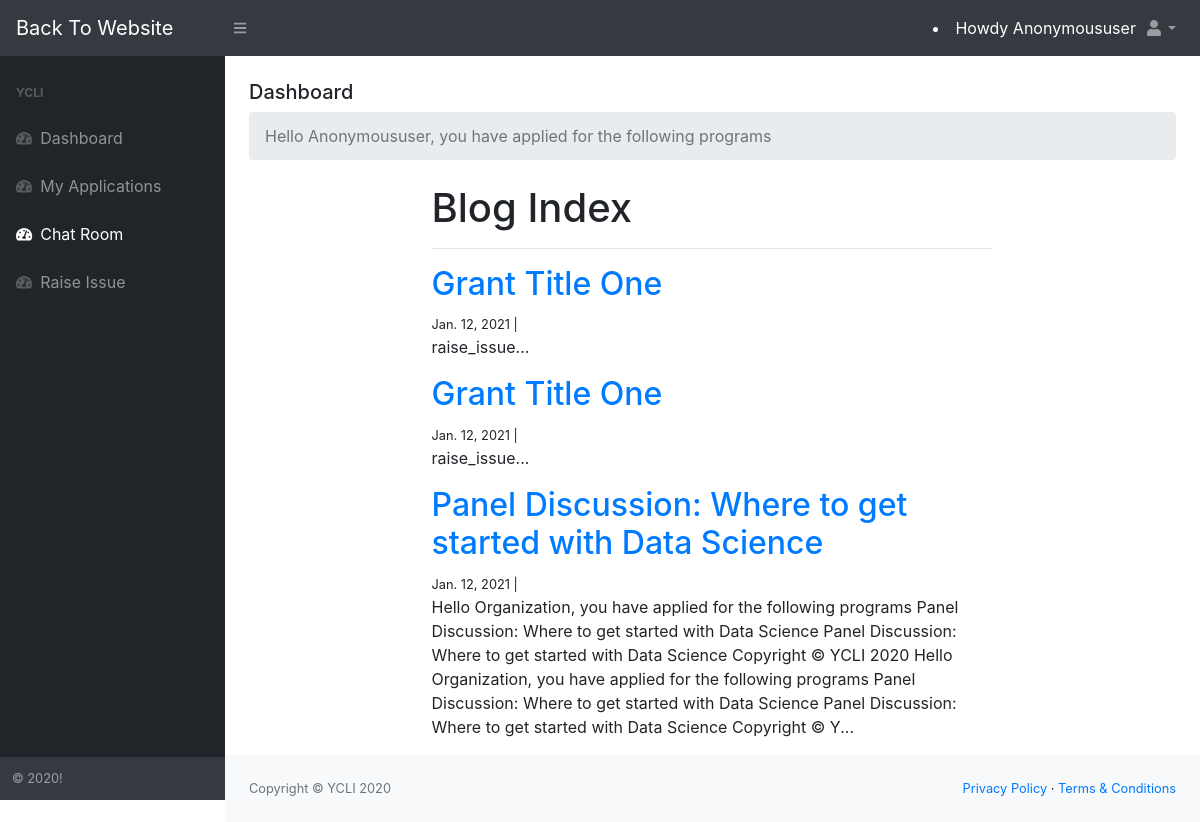
Before: /dashboard/chatroom/chatroom/ with the older database file.
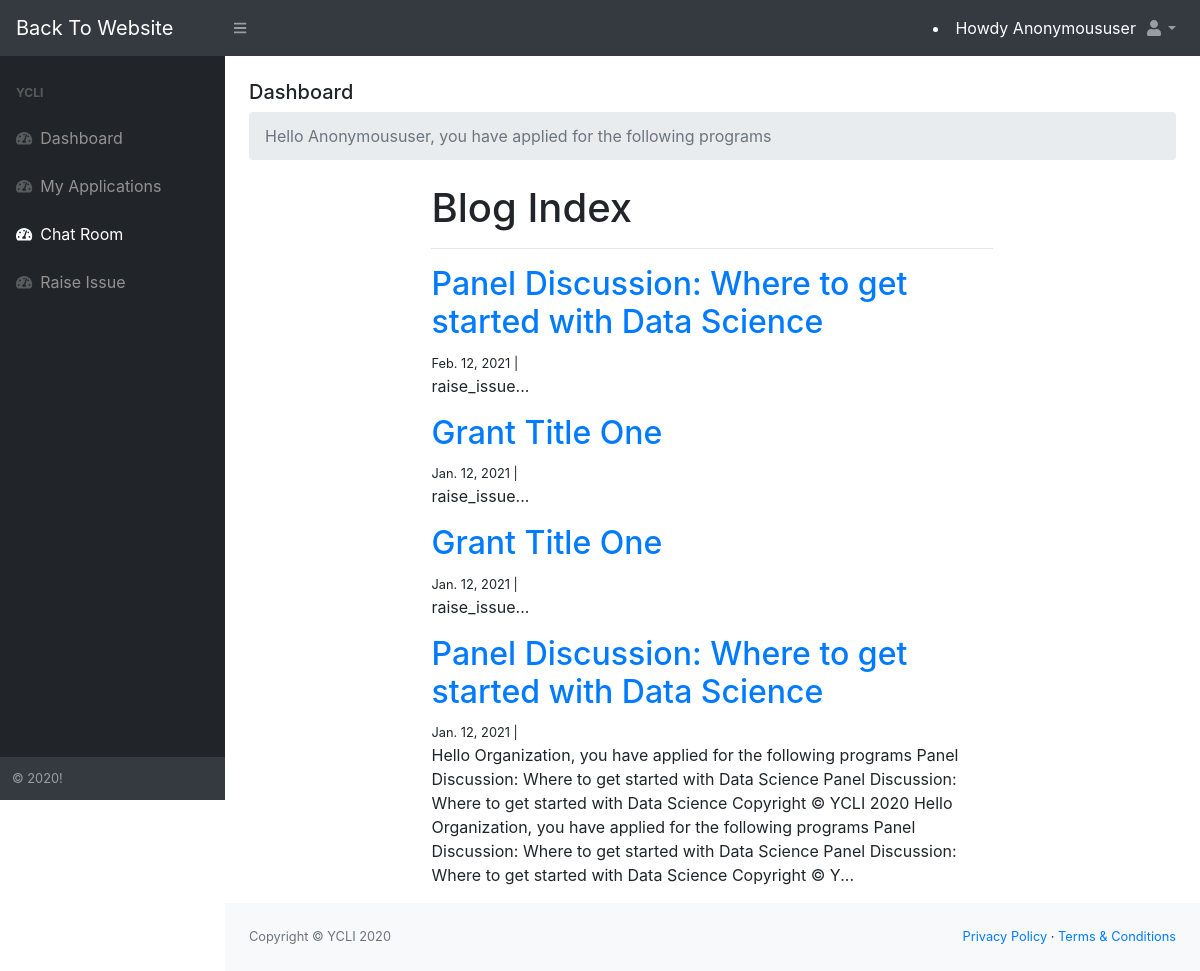
After: the same page with the newer database file.
### chatroom/models.py (models this page shows)
class Chat(models.Model):
    title = models.CharField(max_length=255)
    body = models.TextField()
    created_on = models.DateTimeField(auto_now_add=True)
    last_modified = models.DateTimeField(auto_now=True)
    categories = models.ManyToManyField('Category', related_name='posts')

### chatroom/views.py (the view)
# urls.py: path("chatroom/", views.chat_index, name="chat_index"),
def chat_index(request):
    posts = Chat.objects.all().order_by('-created_on')
    context = {
        "posts": posts,
    }
    return render(request, "chatroom/chat_index.html", context)

### chatroom/templates/chatroom/chat_index.html (shortened to what this page needs)
{% extends 'accounts/dashboard.html' %}
{% block dashboard_content %}
{% load static %}
<div class="container-fluid">
    <h5 class="mt-4">Dashboard</h5>
    <ol class="breadcrumb mb-4">
        <li class="breadcrumb-item active">Hello {{ request.user | title }}, you have applied for the following programs</li>
    </ol>
    <div class="container">
        <div class="col-md-8 offset-md-2">
            <h1>Blog Index</h1>
            <hr>
            {% for post in posts %}
            <h2><a href="{% url 'chat_detail' post.pk%}">{{ post.title }}</a></h2>
            <small>
                {{ post.created_on.date }} |&nbsp;
            </small>
            <p>{{ post.body | slice:":400" }}...</p>
            {% endfor %}
        </div>
    </div>
</div>
{% endblock %}

### accounts/templates/accounts/dashboard.html (shortened to what this page needs)
{% load static %}
<!DOCTYPE html>
<html lang="en">
    <head>
        <link rel="stylesheet" type="text/css" href="{% static 'css/styles.css' %}">
        <link href="https://cdn.datatables.net/1.10.20/css/dataTables.bootstrap4.min.css" rel="stylesheet" />
    </head>
    <body class="sb-nav-fixed">
        <nav class="sb-topnav navbar navbar-expand navbar-dark bg-dark">
            <a class="navbar-brand" href="/">Back To Website</a>
            <button class="btn btn-link btn-sm order-1 order-lg-0" id="sidebarToggle" href="#"><i class="fas fa-bars"></i></button>
            <li class="nav-item ml-auto" style="color: #fff; text-decoration: none;">Howdy {{ request.user | title }}</li>
            <ul class="navbar-nav ml-auto ml-md-0">
                <li class="nav-item dropdown">
                    <a class="nav-link dropdown-toggle" id="userDropdown" href="#" role="button" data-toggle="dropdown" aria-haspopup="true" aria-expanded="false"><i class="fas fa-user fa-fw"></i></a>
                </li>
            </ul>
        </nav>
        <div id="layoutSidenav">
            <div id="layoutSidenav_nav">
                <nav class="sb-sidenav accordion sb-sidenav-dark" id="sidenavAccordion">
                    <div class="sb-sidenav-menu">
                        <div class="nav">
                            <div class="sb-sidenav-menu-heading">YCLI</div>
                            <a class="nav-link" href="{% url 'my_applications_view' %}">
                                <div class="sb-nav-link-icon"><i class="fas fa-tachometer-alt"></i></div>
                                Dashboard
                            </a>
                            <a class="nav-link" href="{% url 'my_applications_view' %}">
                                <div class="sb-nav-link-icon"><i class="fas fa-tachometer-alt"></i></div>
                                My Applications
                            </a>
                            <a class="nav-link" href="{% url 'chat_index' %}">
                                <div class="sb-nav-link-icon"><i class="fas fa-tachometer-alt"></i></div>
                                Chat Room
                            </a>
                            <a class="nav-link" href="{% url 'raise_issue' %}">
                                <div class="sb-nav-link-icon"><i class="fas fa-tachometer-alt"></i></div>
                                Raise Issue
                            </a>
                        </div>
                    </div>
                    <div class="sb-sidenav-footer">
                        <div class="small">&copy; 2020!</div>
                    </div>
                </nav>
            </div>
            <div id="layoutSidenav_content">
                <main>
                    <div class="">
                        {% block dashboard_content %}
                        {% endblock %}
                    </div>
                </main>
                <footer class="py-4 bg-light mt-auto">
                    <div class="container-fluid">
                        <div class="d-flex align-items-center justify-content-between small">
                            <div class="text-muted">Copyright &copy; YCLI 2020</div>
                            <div>
                                <a href="#">Privacy Policy</a>
                                &middot;
                                <a href="#">Terms &amp; Conditions</a>
                            </div>
                        </div>
                    </div>
                </footer>
            </div>
        </div>
    </body>
</html>

Changed rows visible on the page:
added Chat: title "Panel Discussion: Where to get started with Data Science", created_on "Feb. 12, 2021", body "raise_issue"
